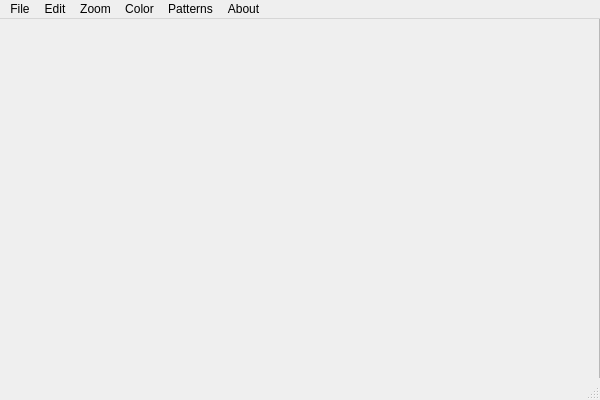
<?xml version="1.0" encoding="UTF-8"?>
<ui version="4.0">
 <class>MainWindow</class>
 <widget class="QMainWindow" name="MainWindow">
  <property name="geometry">
   <rect>
    <x>0</x>
    <y>0</y>
    <width>600</width>
    <height>400</height>
   </rect>
  </property>
  <property name="windowTitle">
   <string>MainWindow</string>
  </property>
  <widget class="QWidget" name="centralwidget">
   <widget class="QWidget" name="verticalLayoutWidget">
    <property name="geometry">
     <rect>
      <x>-1</x>
      <y>-1</y>
      <width>601</width>
      <height>391</height>
     </rect>
    </property>
    <layout class="QHBoxLayout" name="layout">
     <item>
      <widget class="QScrollArea" name="scrollArea">
       <property name="verticalScrollBarPolicy">
        <enum>Qt::ScrollBarAsNeeded</enum>
       </property>
       <property name="horizontalScrollBarPolicy">
        <enum>Qt::ScrollBarAsNeeded</enum>
       </property>
       <property name="widgetResizable">
        <bool>false</bool>
       </property>
       <widget class="QWidget" name="scrollAreaWidgetContents">
        <property name="geometry">
         <rect>
          <x>0</x>
          <y>0</y>
          <width>597</width>
          <height>387</height>
         </rect>
        </property>
       </widget>
      </widget>
     </item>
    </layout>
   </widget>
  </widget>
  <widget class="QMenuBar" name="menubar">
   <property name="geometry">
    <rect>
     <x>0</x>
     <y>0</y>
     <width>600</width>
     <height>22</height>
    </rect>
   </property>
   <widget class="QMenu" name="menuFile">
    <property name="title">
     <string>File</string>
    </property>
    <addaction name="actionNew"/>
    <addaction name="actionOpen"/>
    <addaction name="actionImport"/>
    <addaction name="actionSmart_Import"/>
    <addaction name="actionResize"/>
    <addaction name="actionSave"/>
    <addaction name="actionClose"/>
   </widget>
   <widget class="QMenu" name="menuEdit">
    <property name="title">
     <string>Edit</string>
    </property>
    <widget class="QMenu" name="menuTransform">
     <property name="title">
      <string>Transform</string>
     </property>
     <addaction name="actionRotate_Transpose"/>
     <addaction name="actionRotate_Clockwise"/>
     <addaction name="actionRotate_Counterclockwise"/>
     <addaction name="actionRotate_180"/>
     <addaction name="actionFlipX"/>
     <addaction name="actionFlip_Y"/>
    </widget>
    <addaction name="actionRepaint_All"/>
    <addaction name="menuTransform"/>
   </widget>
   <widget class="QMenu" name="menuZoom">
    <property name="title">
     <string>Zoom</string>
    </property>
    <addaction name="actionZoom_In"/>
    <addaction name="actionZoom_Out"/>
    <addaction name="actionReset_Zoom"/>
    <addaction name="actionCustomZoom"/>
   </widget>
   <widget class="QMenu" name="menuColor">
    <property name="title">
     <string>Color</string>
    </property>
    <addaction name="actionBrush_Color"/>
    <addaction name="actionEraser"/>
    <addaction name="actionColor_Count"/>
    <addaction name="actionBackground_Color"/>
    <addaction name="actionOutline_Color"/>
    <addaction name="actionColor_Pallette"/>
   </widget>
   <widget class="QMenu" name="menuPatterns">
    <property name="title">
     <string>Patterns</string>
    </property>
   </widget>
   <widget class="QMenu" name="menuAbout">
    <property name="title">
     <string>About</string>
    </property>
    <addaction name="actionAbout"/>
   </widget>
   <addaction name="menuFile"/>
   <addaction name="menuEdit"/>
   <addaction name="menuZoom"/>
   <addaction name="menuColor"/>
   <addaction name="menuPatterns"/>
   <addaction name="menuAbout"/>
  </widget>
  <widget class="QStatusBar" name="statusbar"/>
  <action name="actionNew">
   <property name="text">
    <string>New</string>
   </property>
   <property name="toolTip">
    <string>Create a new image grid</string>
   </property>
  </action>
  <action name="actionOpen">
   <property name="text">
    <string>Open</string>
   </property>
   <property name="toolTip">
    <string>Open an existing image</string>
   </property>
  </action>
  <action name="actionImport">
   <property name="text">
    <string>Import</string>
   </property>
   <property name="toolTip">
    <string>Open an existing image and scale it</string>
   </property>
  </action>
  <action name="actionSmart_Import">
   <property name="text">
    <string>Smart Import</string>
   </property>
   <property name="toolTip">
    <string>Open an existing image and scale it smartly using the opened pattern</string>
   </property>
  </action>
  <action name="actionResize">
   <property name="text">
    <string>Resize Image</string>
   </property>
   <property name="toolTip">
    <string>Resize current image</string>
   </property>
  </action>
  <action name="actionSave">
   <property name="text">
    <string>Save</string>
   </property>
   <property name="toolTip">
    <string>Save the opened image</string>
   </property>
  </action>
  <action name="actionClose">
   <property name="text">
    <string>Close</string>
   </property>
   <property name="toolTip">
    <string>Quit the program</string>
   </property>
  </action>
  <action name="actionRepaint_All">
   <property name="text">
    <string>Repaint Image</string>
   </property>
   <property name="toolTip">
    <string>Repaints the entire image</string>
   </property>
  </action>
  <action name="actionRotate_Transpose">
   <property name="text">
    <string>Transpose Image</string>
   </property>
   <property name="toolTip">
    <string>Transposes the source image file</string>
   </property>
  </action>
  <action name="actionRotate_Clockwise">
   <property name="text">
    <string>Rotate Clockwise</string>
   </property>
   <property name="toolTip">
    <string>Rotates the source image file by 90 degrees clockwise</string>
   </property>
  </action>
  <action name="actionRotate_Counterclockwise">
   <property name="text">
    <string>Rotate Counter-Clockwise</string>
   </property>
   <property name="toolTip">
    <string>Rotates the source image file by 90 degrees counter-clockwise</string>
   </property>
  </action>
  <action name="actionRotate_180">
   <property name="text">
    <string>Rotate 180</string>
   </property>
   <property name="toolTip">
    <string>Rotates the source image file by 180 degrees</string>
   </property>
  </action>
  <action name="actionFlipX">
   <property name="text">
    <string>Reflect X axis</string>
   </property>
   <property name="toolTip">
    <string>Reflects the source image files X axis</string>
   </property>
  </action>
  <action name="actionFlip_Y">
   <property name="text">
    <string>Reflect Y axis</string>
   </property>
   <property name="toolTip">
    <string>Reflects the source image files Y axis</string>
   </property>
  </action>
  <action name="actionZoom_In">
   <property name="text">
    <string>Zoom In</string>
   </property>
   <property name="toolTip">
    <string>Increases size of image by 10%</string>
   </property>
  </action>
  <action name="actionZoom_Out">
   <property name="text">
    <string>Zoom Out</string>
   </property>
   <property name="toolTip">
    <string>Decreases size of image by 10%</string>
   </property>
  </action>
  <action name="actionReset_Zoom">
   <property name="text">
    <string>Reset Zoom</string>
   </property>
   <property name="toolTip">
    <string>Resets the zoom to 100%</string>
   </property>
  </action>
  <action name="actionBrush_Color">
   <property name="text">
    <string>Brush Color</string>
   </property>
   <property name="toolTip">
    <string>Select a new brush color</string>
   </property>
  </action>
  <action name="actionEraser">
   <property name="text">
    <string>Eraser</string>
   </property>
   <property name="toolTip">
    <string>Erase clicked tiles</string>
   </property>
  </action>
  <action name="actionColor_Count">
   <property name="text">
    <string>Count Colors</string>
   </property>
   <property name="toolTip">
    <string>Count colors in the image</string>
   </property>
  </action>
  <action name="actionBackground_Color">
   <property name="text">
    <string>Background</string>
   </property>
   <property name="toolTip">
    <string>Select a new background color</string>
   </property>
  </action>
  <action name="actionOutline_Color">
   <property name="text">
    <string>Outline</string>
   </property>
   <property name="toolTip">
    <string>Select a new outline color</string>
   </property>
  </action>
  <action name="actionColor_Pallette">
   <property name="text">
    <string>Palette Change</string>
   </property>
   <property name="toolTip">
    <string>Limit colors to the current image</string>
   </property>
  </action>
  <action name="actionAbout">
   <property name="text">
    <string>About</string>
   </property>
   <property name="toolTip">
    <string>Description of this program</string>
   </property>
  </action>
  <action name="actionCustomZoom">
   <property name="text">
    <string>Custom Zoom</string>
   </property>
   <property name="toolTip">
    <string>Sets the zoom level</string>
   </property>
  </action>
 </widget>
 <resources/>
 <connections/>
</ui>
